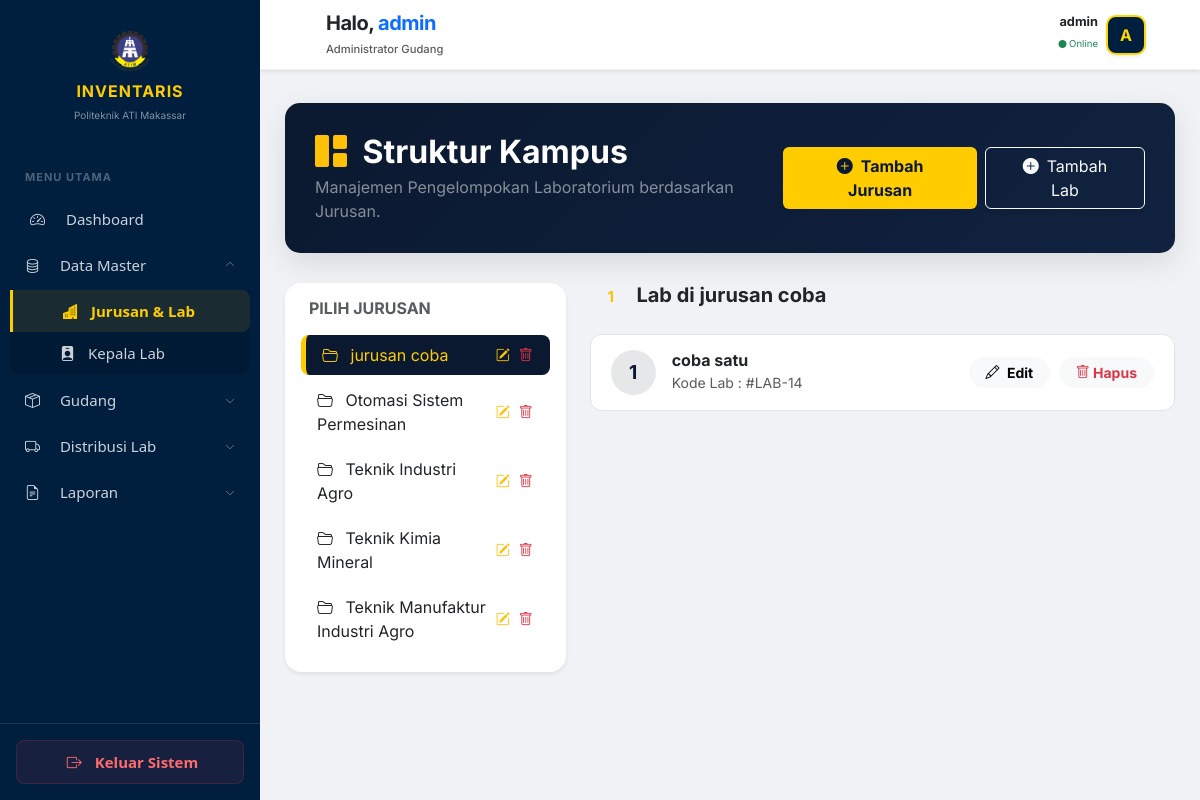
/modules/bahan-praktek/jurusan.php (signed in), run on the app's committed database.
### tables this page shows
CREATE TABLE `jurusan` (
  `id_jurusan` int NOT NULL,
  `nama_jurusan` varchar(100) DEFAULT NULL
);

CREATE TABLE `lab` (
  `id_lab` int NOT NULL,
  `id_jurusan` int DEFAULT NULL,
  `nama_lab` varchar(100) DEFAULT NULL
);

### modules/bahan-praktek/jurusan.php (the view, shortened to what this page needs)
<?php
include "../../config/auth.php";
?>
<!DOCTYPE html>
<html lang="id">
<head>
    <link href="https://cdn.jsdelivr.net/npm/bootstrap@5.3.0/dist/css/bootstrap.min.css" rel="stylesheet">
    <link rel="stylesheet" href="https://cdn.jsdelivr.net/npm/bootstrap-icons@1.11.1/font/bootstrap-icons.css">
    <link href="../../assets/css/style.css" rel="stylesheet">
</head>
<body>
    <?php include "../../includes/sidebar.php"; ?>
        <main class="p-3 p-md-4" style="margin-top: 30px;"></main>
    <div class="main-content" style="margin-left: 260px; padding: 25px;">
        <?php include "../../includes/header.php"; ?>
        <div class="header-section d-flex justify-content-between align-items-center">
            <div>
                <h2 class="fw-bold mb-1"><i class="bi bi-grid-1x2-fill me-2 text-warning"></i> Struktur Kampus</h2>
                <p class="mb-0 text-white-50">Manajemen Pengelompokan Laboratorium berdasarkan Jurusan.</p>
            </div>
            <div class="d-flex gap-2">
                <button class="btn btn-gold px-4 shadow-sm" data-bs-toggle="modal" data-bs-target="#modalJurusan">
                    <i class="bi bi-plus-circle-fill me-2"></i>Tambah Jurusan
                </button>
                <button class="btn btn-outline-light px-4 shadow-sm" data-bs-toggle="modal" data-bs-target="#modalLab">
                    <i class="bi bi-plus-circle-fill me-2"></i>Tambah Lab
                </button>
            </div>
        </div>
        <div class="row">
            <div class="col-md-4">
                <div class="card border-0 shadow-sm p-3 rounded-4">
                    <h6 class="fw-bold text-muted mb-3 px-2">PILIH JURUSAN</h6>
                    <div class="list-group list-group-flush" id="list-tab" role="tablist">
                        <?php
                        $no_j = 0;
                        $qj = mysqli_query($conn, "SELECT * FROM jurusan ORDER BY nama_jurusan ASC");
                        while($rj = mysqli_fetch_assoc($qj)):
                            $active = ($no_j == 0) ? "active" : "";
                        ?>
                        <div class="list-group-item list-group-item-action <?= $active ?> d-flex justify-content-between align-items-center"
                           id="list-j-<?= $rj['id_jurusan'] ?>-list"
                           data-bs-toggle="list"
                           role="tab"
                           href="#list-j-<?= $rj['id_jurusan'] ?>">
                            <span><i class="bi bi-folder2-open me-2"></i> <?= $rj['nama_jurusan'] ?></span>
                            <div class="btn-group">
                                <button class="btn btn-sm text-warning p-0 me-2" data-bs-toggle="modal" data-bs-target="#editJurusan<?= $rj['id_jurusan'] ?>"><i class="bi bi-pencil-square"></i></button>
                                <button class="btn btn-sm text-danger p-0" onclick="hapusData(<?= $rj['id_jurusan'] ?>, 'jurusan')"><i class="bi bi-trash"></i></button>
                            </div>
                        </div>
                        <?php $no_j++; endwhile; ?>
                    </div>
                </div>
            </div>
            <div class="col-md-8">
                <div class="tab-content" id="nav-tabContent">
                    <?php
                    $no_c = 0;
                    mysqli_data_seek($qj, 0);
                    while($rj = mysqli_fetch_assoc($qj)):
                        $active_pane = ($no_c == 0) ? "show active" : "";
                        $id_j = $rj['id_jurusan'];
                        $q_lab = mysqli_query($conn, "SELECT * FROM lab WHERE id_jurusan = '$id_j' ORDER BY nama_lab ASC");
                    ?>
                    <div class="tab-pane fade <?= $active_pane ?>" id="list-j-<?= $rj['id_jurusan'] ?>" role="tabpanel">
                        <div class="d-flex justify-content-between align-items-center mb-3 px-2">
                            <h5 class="fw-bold text-navy-deep">
                                <span class="badge bg-navy-deep text-warning me-2"><?= mysqli_num_rows($q_lab) ?></span>
                                Lab di <?= $rj['nama_jurusan'] ?>
                            </h5>
                        </div>
                        <?php if(mysqli_num_rows($q_lab) > 0): ?>
                            <?php $no_lab = 1; while($rl = mysqli_fetch_assoc($q_lab)): ?>
                            <div class="lab-item d-flex justify-content-between align-items-center">
                                <div class="d-flex align-items-center">
                                    <div class="icon-circle me-3"><?= $no_lab++ ?></div>
                                    <div>
                                        <h6 class="mb-0 fw-bold"><?= $rl['nama_lab'] ?></h6>
                                        <small class="text-muted">Kode Lab : #LAB-<?= $rl['id_lab'] ?></small>
                                    </div>
                                </div>
                                <div>
                                    <button class="btn btn-sm btn-light rounded-pill px-3 me-1 fw-bold" data-bs-toggle="modal" data-bs-target="#editLab<?= $rl['id_lab'] ?>">
                                        <i class="bi bi-pencil me-1"></i> Edit
                                    </button>
                                    <button class="btn btn-sm btn-light rounded-pill px-3 text-danger fw-bold" onclick="hapusData(<?= $rl['id_lab'] ?>, 'lab')">
                                        <i class="bi bi-trash"></i> Hapus
                                    </button>
                                </div>
                            </div>
                            <?php endwhile; ?>
                        <?php endif; ?>
                    </div>
                    <?php $no_c++; endwhile; ?>
                </div>
            </div>
        </div>
    </div>
</body>
</html>

### includes/sidebar.php (shortened to what this page needs)
<?php
$protocol = isset($_SERVER['HTTPS']) && $_SERVER['HTTPS'] === 'on' ? "https" : "http";
$host = $_SERVER['HTTP_HOST'];
$current_page = $_SERVER['REQUEST_URI'];
$current_dir = str_replace('\\', '/', dirname($_SERVER['SCRIPT_NAME']));
$parts = explode('/', trim($current_dir, '/'));
$root_folder = isset($parts[0]) ? "/" . $parts[0] . "/" : "/";
$base_url = $protocol . "://" . $host . $root_folder;
$role = isset($_SESSION['role']) ? $_SESSION['role'] : '';
function isActive($path) {
    global $current_page;
    return (strpos($current_page, $path) !== false) ? 'active' : '';
}
function isExpandedByFolder($folder_name) {
    global $current_page;
    return (strpos($current_page, '/' . $folder_name . '/') !== false) ? 'show' : '';
}
?>
<div class="offcanvas-lg offcanvas-start sidebar-wrapper border-0" tabindex="-1" id="sidebarOffcanvas">
    <div class="py-4 px-4 text-center">
        <img src="<?= $base_url; ?>images/logo.png" alt="Logo" style="width: 50px;" class="mb-2">
        <h4 class="fw-bold mb-0" style="color: var(--gold-poly); letter-spacing: 1px; font-size: 16px !important;">INVENTARIS</h4>
        <small class="text-white-50" style="font-size: 10px !important;">Politeknik ATI Makassar</small>
    </div>
    <div class="menu-container">
        <div class="nav-label-modern">Menu Utama</div>
        <a class="nav-link <?= isActive('views/' . (($role == 'admin') ? 'admin' : 'kepala-lab') . '/index.php'); ?>"
           href="<?= $base_url; ?>views/<?= ($role == 'admin') ? 'admin' : 'kepala-lab'; ?>/index.php">
            <i class="bi bi-speedometer2 me-3"></i> Dashboard
        </a>
        <?php if($role == 'admin'): ?>
              <button class="btn-toggle-nav <?= isExpandedByFolder('bahan-praktek') ? '' : 'collapsed'; ?>"
                    data-bs-toggle="collapse" data-bs-target="#collapseMaster">
                <span><i class="bi bi-database me-3"></i> Data Master</span>
            </button>
            <div class="collapse <?= isExpandedByFolder('bahan-praktek'); ?>" id="collapseMaster">
                <ul class="submenu">
                    <li><a class="nav-link <?= isActive('bahan-praktek/jurusan.php'); ?>" href="<?= $base_url; ?>modules/bahan-praktek/jurusan.php"><i class="bi bi-buildings-fill me-2"></i> Jurusan & Lab</a></li>
                    <li><a class="nav-link <?= isActive('bahan-praktek/kepala-lab.php'); ?>" href="<?= $base_url; ?>modules/bahan-praktek/kepala-lab.php"><i class="bi bi-person-badge-fill me-2"></i> Kepala Lab</a></li>
                </ul>
            </div>
            <button class="btn-toggle-nav <?= isExpandedByFolder('gudang') ? '' : 'collapsed'; ?>"
                    data-bs-toggle="collapse" data-bs-target="#collapseGudang">
                <span><i class="bi bi-box-seam me-3"></i> Gudang</span>
            </button>
            <button class="btn-toggle-nav <?= isExpandedByFolder('distribusi') ? '' : 'collapsed'; ?>"
                    data-bs-toggle="collapse" data-bs-target="#collapseDistribusi">
                <span><i class="bi bi-truck me-3"></i> Distribusi Lab</span>
            </button>
            <button class="btn-toggle-nav <?= isExpandedByFolder('laporan') ? '' : 'collapsed'; ?>"
                    data-bs-toggle="collapse" data-bs-target="#collapseLaporan">
                <span><i class="bi bi-file-earmark-text me-3"></i> Laporan</span>
            </button>
        <?php endif; ?>
    </div>
    <div class="p-3 border-top border-white border-opacity-10">
        <a class="nav-link text-danger fw-bold justify-content-center" href="javascript:void(0)" onclick="prosesLogout()"
           style="background: rgba(220, 53, 69, 0.1) !important; border: 1px solid rgba(220, 53, 69, 0.2) !important; margin: 0; width: 100%; color: #ff6b6b !important;">
            <i class="bi bi-box-arrow-right me-2"></i> Keluar Sistem
        </a>
    </div>
</div>

### includes/header.php (shortened to what this page needs)
<?php
$nama_user = $_SESSION['nama'] ?? 'User Admin';
$role_user = $_SESSION['role'] ?? 'Administrator';
$nama_lab = '';
if ($role_user == 'admin') {
    $label_welcome = "Administrator Gudang";
} else {
    $label_welcome = "Kepala " . ($nama_lab ?: "Laboratorium");
}
?>
<header class="topbar shadow-sm">
    <div class="container-fluid h-100">
        <div class="row h-100 align-items-center position-relative">
            <div class="col text-center text-lg-start">
                <div class="header-left ps-lg-4">
                    <div class="d-none d-lg-block">
                        <h5 class="mb-0 fw-bold text-dark text-truncate" style="max-width: 250px; letter-spacing: -0.5px; line-height: 1.2;">
                            Halo, <span class="text-primary"><?= explode(' ', trim($nama_user))[0]; ?></span>
                        </h5>
                        <small class="text-muted fw-medium" style="font-size: 0.7rem;">
                            <?= $label_welcome; ?>
                        </small>
                    </div>
                </div>
            </div>
            <div class="col-auto pe-3 pe-md-4">
                <div class="dropdown">
                    <div class="d-flex align-items-center dropdown-toggle" role="button" data-bs-toggle="dropdown" style="cursor: pointer;">
                        <div class="text-end me-2 d-none d-md-block">
                            <p class="mb-0 fw-bold text-dark" style="font-size: 0.8rem; line-height: 1;"><?= $nama_user; ?></p>
                            <small class="text-success" style="font-size: 0.6rem;"><i class="bi bi-circle-fill" style="font-size: 0.5rem;"></i> Online</small>
                        </div>
                        <div class="avatar-box shadow-sm">
                            <?= strtoupper(substr($nama_user, 0, 1)); ?>
                        </div>
                    </div>
                </div>
            </div>
        </div>
    </div>
</header>

### assets/css/style.css (style rules this page uses)
:root { --primary-blue: #002b5c; --dark-blue: #001226; --accent-yellow: #FFD700; --text-gray: #aab7c4; --hover-bg: rgba(255, 255, 255, 0.08); --sidebar-width: 260px; }
body { font-family: 'Inter', sans-serif; background-color: #f8f9fa; margin: 0; overflow-x: hidden; }
.nav-link { color: var(--text-gray) !important; padding: 12px 20px; margin: 4px 15px; border-radius: 10px; display: flex; align-items: center; transition: all 0.3s ease; font-size: 0.85rem; text-decoration: none; }
.nav-link i { font-size: 1.1rem; width: 25px; margin-right: 12px; text-align: center; }
.topbar { height: 70px; background: #ffffff; display: flex; align-items: center; padding: 0 30px; border-bottom: 1px solid rgba(0,0,0,0.05); position: sticky; top: 0; z-index: 99; }
.avatar-box { width: 38px; height: 38px; background: var(--primary-blue); color: white; border-radius: 8px; display: flex; align-items: center; justify-content: center; font-weight: 700; box-shadow: 0 4px 10px rgba(0,43,92,0.2); }

### modules/bahan-praktek/jurusan.php (style rules this page uses)
:root { --navy-deep: #0a192f; --gold-accent: #ffcc00; }
body { background-color: #f0f2f5; }
.list-group-item.active { background-color: var(--navy-deep) !important; border-color: var(--navy-deep) !important; color: var(--gold-accent) !important; border-left: 5px solid var(--gold-accent) !important; }
.list-group-item { border: none; margin-bottom: 5px; border-radius: 8px !important; transition: 0.3s; cursor: pointer; }
.lab-item { background: white; border-radius: 12px; padding: 15px 20px; margin-bottom: 12px; border: 1px solid #e1e4e8; transition: transform 0.2s; }
.icon-circle { width: 45px; height: 45px; background: rgba(10, 25, 47, 0.1); color: var(--navy-deep); border-radius: 50%; display: flex; align-items: center; justify-content: center; font-size: 1.2rem; font-weight: bold; }
.btn-gold { background-color: var(--gold-accent); color: var(--navy-deep); font-weight: 700; border: none; }
.header-section { background: linear-gradient(135deg, var(--navy-deep) 0%, #112240 100%); color: white; padding: 30px; border-radius: 15px; margin-bottom: 30px; box-shadow: 0 10px 30px rgba(0,0,0,0.1); }

### includes/sidebar.php (style rules this page uses)
:root { --sidebar-width: 260px; --navy-dark: #001f3f; --gold-poly: #ffcc00; --hover-bg: rgba(255, 204, 0, 0.15); --font-fixed: 15px !important; }
.sidebar-wrapper { background-color: var(--navy-dark) !important; color: white !important; border-right: 1px solid rgba(255,255,255,0.1); display: flex; flex-direction: column; }
.menu-container { flex-grow: 1; overflow-y: auto; scrollbar-width: none; -ms-overflow-style: none; }
.sidebar-wrapper a, .sidebar-wrapper button, .sidebar-wrapper span, .sidebar-wrapper i, .nav-link, .btn-toggle-nav { font-size: var(--font-fixed) !important; font-family: 'Segoe UI', Roboto, Helvetica, Arial, sans-serif !important; line-height: 1.2 !important; text-transform: none !important; }
.nav-link, .btn-toggle-nav { color: rgba(255,255,255,0.8) !important; padding: 12px 15px !important; display: flex !important; align-items: center; border-radius: 8px; margin: 4px 10px; transition: background 0.2s ease; text-decoration: none !important; background: transparent; border: none; width: calc(100% - 20px); cursor: pointer; }
.nav-link.active { color: var(--navy-dark) !important; background-color: var(--gold-poly) !important; font-weight: 600 !important; }
.submenu { list-style: none; padding: 0; margin: 0 10px 5px 10px; background: rgba(0,0,0,0.15); border-radius: 0 0 8px 8px; }
.submenu .nav-link { margin: 0; padding-left: 45px !important; width: 100%; }
.submenu .nav-link.active { background: rgba(255, 204, 0, 0.1) !important; color: var(--gold-poly) !important; border-left: 3px solid var(--gold-poly); border-radius: 0 8px 8px 0; }
.btn-toggle-nav::after { display: inline-block; margin-left: auto; width: 10px; opacity: 0.5; transition: transform 0.3s; }
.btn-toggle-nav:not(.collapsed)::after { transform: rotate(180deg); }
.nav-label-modern { color: rgba(255,255,255,0.3); font-size: 11px !important; text-transform: uppercase; letter-spacing: 1px; padding: 20px 25px 8px; font-weight: bold; }
@media (min-width: 992px) { .sidebar-wrapper { width: var(--sidebar-width) !important; height: 100vh !important; position: fixed !important; left: 0; top: 0; z-index: 1050; } }
@media (min-width: 992px) { .main-content { margin-left: var(--sidebar-width) !important; } }

### data on the page
jurusan: nama_jurusan "jurusan coba", mysqli_num_rows($q_lab) "1"
jurusan: nama_jurusan "Otomasi Sistem Permesinan"
jurusan: nama_jurusan "Teknik Industri Agro"
jurusan: nama_jurusan "Teknik Kimia Mineral"
jurusan: nama_jurusan "Teknik Manufaktur Industri Agro"
lab: nama_lab "coba satu", id_lab "14"

### other printed values
explode(' ', trim($nama_user))[0] "admin"
$label_welcome "Administrator Gudang"
$nama_user "admin"
substr($nama_user, 0, 1) "A"
